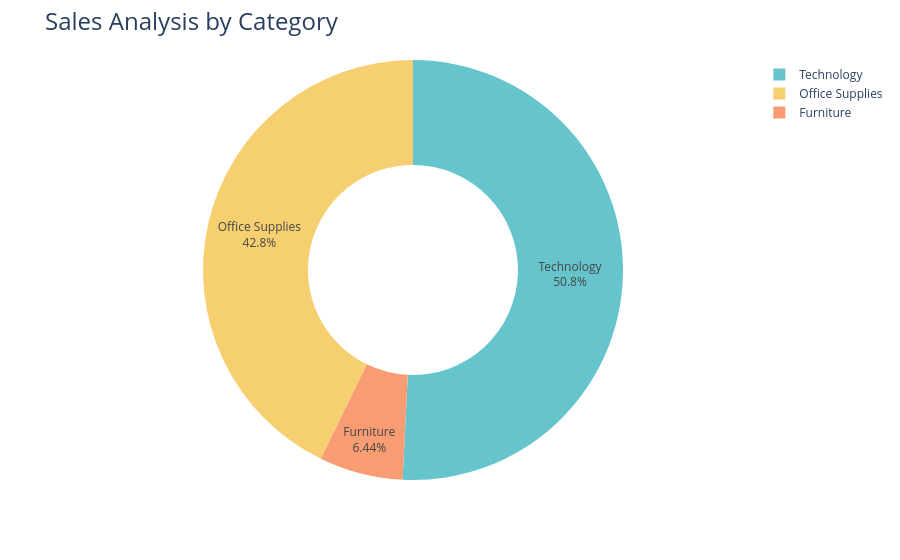

Notebook source saved alongside this figure:
### Code cell
fig = px.pie(profit_by_category,
             values='Profit',
             names='Category',
             hole=0.5,
             color_discrete_sequence=px.colors.qualitative.Pastel)
fig.update_traces(textposition='inside',textinfo='percent+label')
fig.update_layout(title_text='Sales Analysis by Category',title_font=dict(size=24))
fig.show()

### Figure 1 — Plotly figure (JSON) as saved in the notebook; plotly's stock layout.template omitted (floating-point values rounded to 4 significant figures)
{"data": [{"domain": {"x": [0, 1], "y": [0, 1]}, "hole": 0.5, "hovertemplate": "Category=%{label}<br>Profit=%{value}<extra></extra>", "labels": ["Furniture", "Office Supplies", "Technology"], "legendgroup": "", "name": "", "showlegend": true, "textinfo": "percent+label", "textposition": "inside", "type": "pie", "values": [18450.0, 122500.0, 145500.0]}], "layout": {"autosize": true, "legend": {"tracegroupgap": 0}, "margin": {"t": 60}, "piecolorway": ["rgb(102, 197, 204)", "rgb(246, 207, 113)", "rgb(248, 156, 116)", "rgb(220, 176, 242)", "rgb(135, 197, 95)", "rgb(158, 185, 243)", "rgb(254, 136, 177)", "rgb(201, 219, 116)", "rgb(139, 224, 164)", "rgb(180, 151, 231)", "rgb(179, 179, 179)"], "title": {"font": {"size": 24}, "text": "Sales Analysis by Category"}}}
